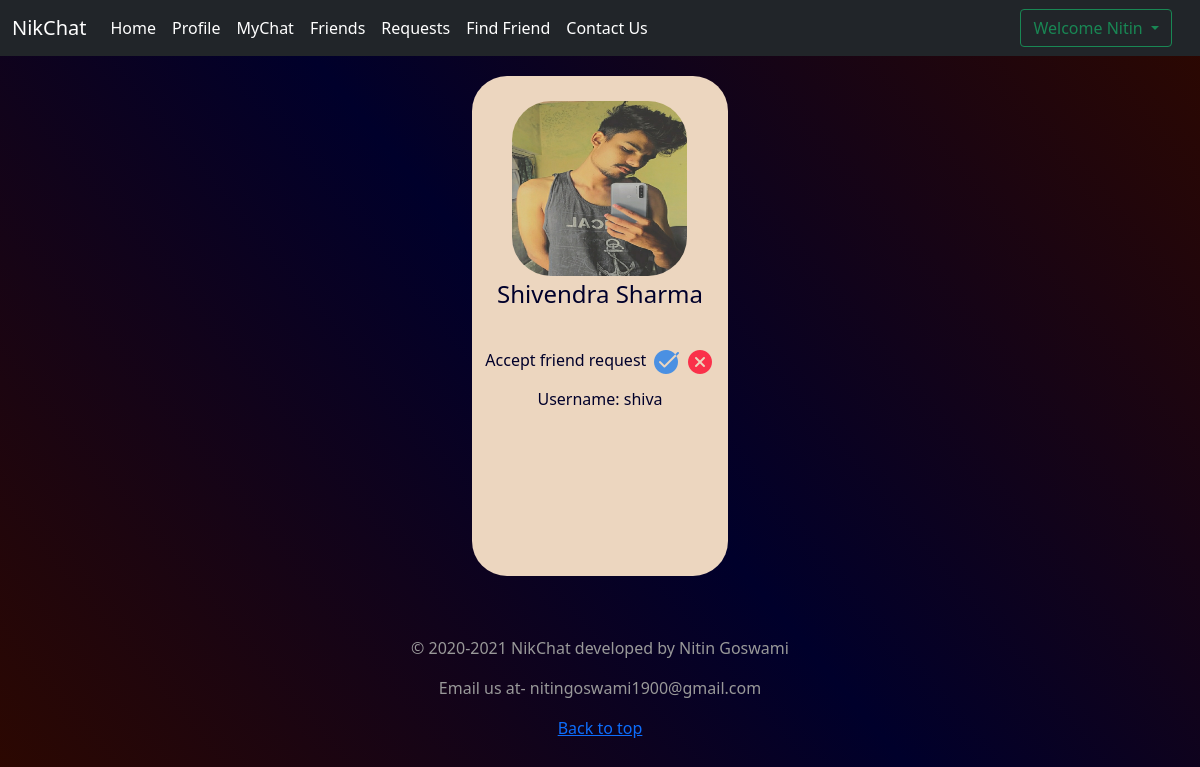
The app's page /profile/5/ (signed in) with its own data.
### aroom/models.py (models this page shows, shortened)
class User(AbstractUser):
    username = None
    email = models.EmailField(unique=True)
    username = models.CharField(max_length=50, default="")
    address = models.TextField(default="")
    image = models.ImageField(upload_to ='pchat/images', null = True, blank = True)
    date = models.DateField()
    USERNAME_FIELD = 'email'
    REQUIRED_FIELDS = []
    object = CustomUserManager()

### aroom/views.py (the view)
# urls.py: path('<int:user_id>/', views.profile, name='profile'),
def profile(request, *args, **kwargs):
    context = {}
    if request.method == "POST":
        user_id = request.POST.get('id')
    else:
        user_id = kwargs.get("user_id")
    try:
        account = User.objects.get(id=user_id)
    except User.DoesNotExist:
        return HttpResponse("user not found")
    if account:
        context['id'] = account.id
        context['username'] = account.username
        context['first_name'] = account.first_name
        context['last_name'] = account.last_name
        context['email'] = account.email
        context['address'] = account.address
        context['image'] = account.image.url
        friend_requests = None
        request_sent = FriendRequestStatus.NO_REQUEST_SENT
        try:
            friend_list = FriendList.objects.get(user=account)
        except FriendList.DoesNotExist:
            friend_list = FriendList(user=account)
            friend_list.save()
        friends = friend_list.friends.all()
        context["friends"] = friends
        is_self = True
        is_friend = False
        user = request.user
        if user.is_authenticated and user != account:
            is_self = False
            if friends.filter(id=user.id):
                is_friend = True
            else:
                is_friend = False
                if get_friend_request_or_false(sender=account, receiver=user) != False:
                    request_sent = FriendRequestStatus.THEM_SENT_TO_YOU.value
                    context['pending_friend_request_id'] = get_friend_request_or_false(sender=account, receiver=user).id
                elif get_friend_request_or_false(sender=user, receiver=account) != False:
                    context['pending_friend_request_id'] = get_friend_request_or_false(sender=user, receiver=account).id
                    request_sent = FriendRequestStatus.YOU_SENT_TO_THEM.value
                else:
                    request_sent = FriendRequestStatus.NO_REQUEST_SENT.value
        elif not user.is_authenticated:
            is_self = False
        else:
            try:
                friend_requests = FriendRequest.objects.filter(receiver=user, is_active=True)
            except Exception as e:
                pass
        context['is_self'] = is_self
        context['is_friend'] = is_friend
        context['request_sent'] = request_sent
        context['friend_requests'] = friend_requests
        return render(request, 'profile.html', context)

### friendsystem/utils.py (called while the page is built)
def get_friend_request_or_false(sender, receiver):
    try:
        return FriendRequest.objects.get(sender=sender, receiver=receiver, is_active=True)
    except FriendRequest.DoesNotExist:
        return False

### aroom/templates/profile.html (shortened to what this page needs)
{% extends 'base.html' %}
{% block body %}
<section>
    <div class="upperbodycontainer">
        <div class="contact">
            <div class="image_name_container">
                <img src="{{image}}" alt="DP">
                <div class="name">
                    <span>{{first_name}} {{last_name}}</span>
                </div>
            </div>
            <div class="lowerbodycontainer">
                {% if is_self == False and request_sent == 0 %}
                <div class="pendingrequest">
                    <span>Accept friend request</span>
                    <img src="/static/icons/checked.png"
                        onclick="triggerAcceptFriendRequest('{{pending_friend_request_id}}')" alt="checked">
                    <img src="/static/icons/cancel.png"
                        onclick="triggerDeclineFriendRequest('{{pending_friend_request_id}}')" alt="cancel">
                </div>
                {% endif %}
            </div>
        </div>
        <div class="info">
            <div class="username">
                <span>Username: {{username}}</span>
            </div>
        </div>
    </div>
</section>
{% endblock body %}

### aroom/templates/base.html (shortened to what this page needs)
<!doctype html>
<html lang="en">
<head>
    <link href="https://cdn.jsdelivr.net/npm/bootstrap@5.0.0-beta1/dist/css/bootstrap.min.css" rel="stylesheet"
>
    <link rel="stylesheet" href="/static/css/neon-button.css">
    <link rel="stylesheet" href="/static/css/contactus.css">
    <link rel="stylesheet" href="/static/css/index.css">
</head>
<body>
    <nav class="navbar navbar-expand-lg navbar-dark bg-dark">
        <div class="container-fluid">
            <a class="navbar-brand" href="#">NikChat</a>
            <div class="collapse navbar-collapse" id="navbarSupportedContent">
                <ul class="navbar-nav me-auto mb-2 mb-lg-0">
                    <li class="nav-item">
                        <a class="nav-link active" aria-current="page" href="/">Home</a>
                    </li>
                    {% if request.user.id != None %}
                    <li class="nav-item">
                        <a class="nav-link active" href="{% url 'profile:profile' user_id=request.user.id %}">Profile</a>
                    </li>
                    <li class="nav-item">
                        <a class="nav-link active" href="{% url 'aroomurl:mychat' chat_id=request.user.id %}">MyChat</a>
                    </li>
                    <li class="nav-item">
                        <a class="nav-link active" href="{% url 'aroomurl:friends' user_id=request.user.id %}">Friends</a>
                    </li>
                    <li class="nav-item">
                        <a class="nav-link active" aria-current="page" href="{% url 'aroomurl:request' user_id=request.user.id %}">Requests</a>
                    </li>
                    <li class="nav-item">
                        <a class="nav-link active" aria-current="page" href="/findfriend">Find Friend</a>
                    </li>
                    {% endif %}
                    <li class="nav-item">
                        <a class="nav-link active" aria-current="page" href="/contactus">Contact Us</a>
                    </li>
                </ul>
                {% if user.is_authenticated %}
                <div class="btn-group mx-2">
                    <button type="button" class="btn btn-outline-success dropdown-toggle" data-bs-toggle="dropdown"
                        aria-expanded="false" style="position: relative; left: -8px; margin:0;">
                        Welcome {{request.user.first_name}}
                    </button>
                </div>
                {% else %}
                <div class="button"><a href="/login" class="btn btn-outline-success mx-2">Login</a></div>
                <div class="button"><a href="/signup" class="btn btn-outline-success">Sign Up</a></div>
                {% endif %}
            </div>
        </div>
    </nav>
    {% block body %} {% endblock body %}
    <footer class="blog-footer">
        <p>&copy; 2020-2021 NikChat developed by Nitin Goswami</p>
        <p>Email us at- nitingoswami1900@gmail.com</p>
        <p>
            <a href="#">Back to top</a>
        </p>
    </footer>
</body>
</html>

### static/css/contactus.css (style rules this page uses)
button { margin-top: 20px; }

### static/css/index.css (style rules this page uses)
::placeholder { text-align: center; color: linear-gradient(50deg, #2d0800, #00002b, #2d0800); }

### aroom/templates/base.html (style rules this page uses)
html { min-height: -webkit-fill-available; }
body { background: linear-gradient(50deg, #2d0800, #00002b, #2d0800) center center/cover; color: rgb(211, 187, 196); }
.blog-footer { padding: 2.5rem 0; color: #999; text-align: center; }
.blog-footer p:last-child { margin-bottom: 0; }

### aroom/templates/profile.html (style rules this page uses)
section { display: flex; justify-content: center; }
.upperbodycontainer { display: flex; flex-direction: column; margin: 20px; height: 500px; align-items: center; background-color: #ecd6bf; color: #00002b; border-radius: 35px; }
.image_name_container { text-align: center; font-size: 24px; margin: 25px; }
.image_name_container img { height: 175px; width: 175px; border-radius: 39px; }
.lowerbodycontainer { flex-direction: row; display: flex; justify-content: center; width: 100%; margin: auto; padding: 10px; border-radius: 35px; }

### records on screen
User: user.first_name "Nitin"
User: first_name "Shivendra", last_name "Sharma", username "shiva"
